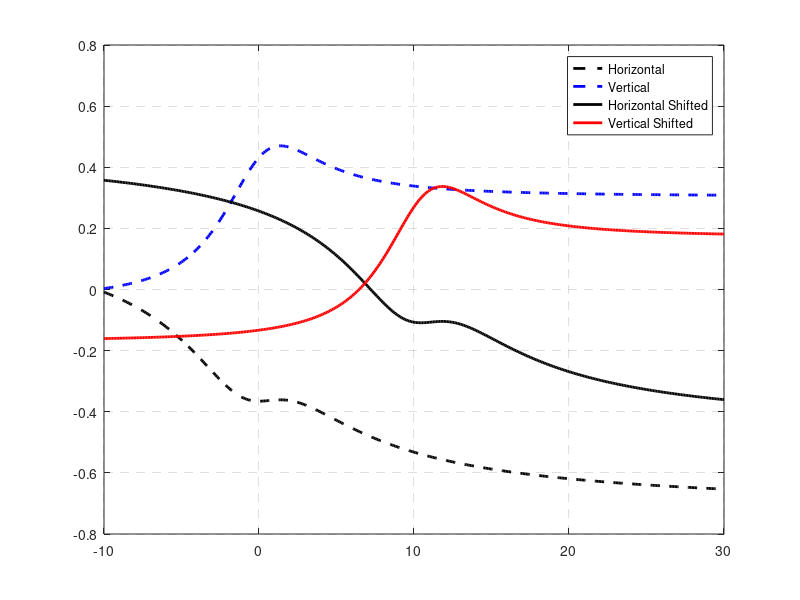
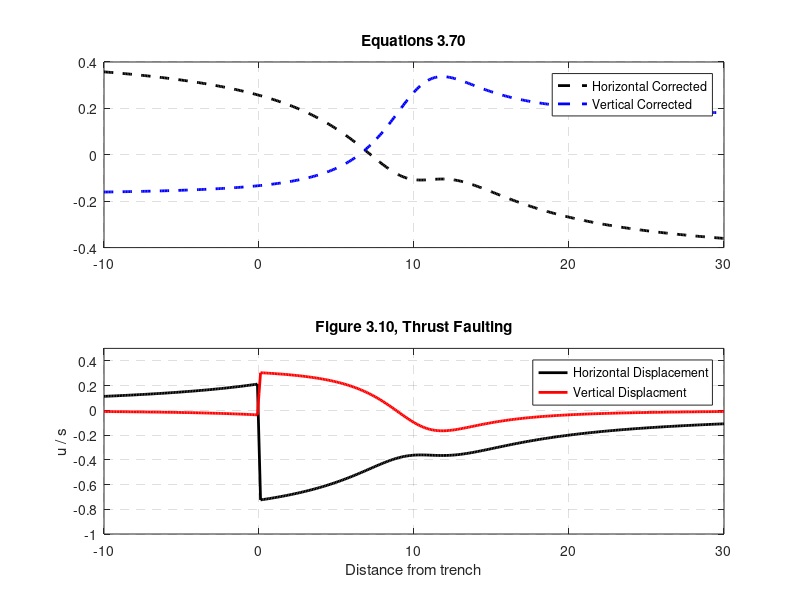

MATLAB code for these plots, in order:
% Earthquake and Volcano Deformation, Paul Segall (2010)
% Chapter 3, pg.67-68
% Dip-Slip Faults
% This code recreates Figure 3.10, the displacements associated with thrust
% faulting
clear; clf; close all
s = -2;
dip = 20;
d = 3.8;
x = (-10:0.1:30);

dip = deg2rad(dip);
zeta = (x - cot(dip)*d)/d;

u1_rigid = s/pi*(cos(dip)*(atan2(x,d) - dip + pi/2) - x.*(d*cos(dip) + x*sin(dip))./(x.^2 + d^2));
u2_rigid = -s/pi*(sin(dip)*(atan2(x,d) - dip + pi/2) + d.*(d*cos(dip) + x*sin(dip))./(x.^2 + d^2));

u1 = s/pi*(cos(dip)*atan2(x - d*cot(dip), d) + (sin(dip) - zeta*cos(dip))./(1 + zeta.^2));
u2 = -s/pi*(sin(dip)*atan2(x - d*cot(dip), d) + (cos(dip) + zeta*sin(dip))./(1 + zeta.^2));

figure(1)
plot(x,u1_rigid/abs(s),'--k','LineWidth',2); hold on
plot(x,u2_rigid/abs(s),'--b','LineWidth',2); 
plot(x,u1/abs(s),'-k','LineWidth',2);
plot(x,u2/abs(s),'-r','LineWidth',2);hold off
legend('Horizontal', 'Vertical', 'Horizontal Shifted','Vertical Shifted','Location', 'best')
grid on
set(gca,'GridLineStyle','--')

u1_s = -s/pi*(cos(dip)*(atan2(x - d*cot(dip),d) - pi/2*sign(x)) + (sin(dip) - zeta*cos(dip))./(1 + zeta.^2));
u2_s = s/pi*(sin(dip)*(atan2(x - d*cot(dip),d) - pi/2*sign(x)) + (cos(dip) + zeta*sin(dip))./(1 + zeta.^2));

figure(2)
subplot(2,1,1)
plot(x,u1/abs(s),'--k','LineWidth',2); hold on
plot(x,u2/abs(s),'--b','LineWidth',2); hold off
title('Equations 3.70')
legend('Horizontal Corrected', 'Vertical Corrected','Location','best')
grid on
set(gca,'GridLineStyle','--')
subplot(2,1,2)
plot(x,u1_s/abs(s),'-k','LineWidth',2); hold on
plot(x,u2_s/abs(s),'-r','LineWidth',2);hold off
legend('Horizontal Displacement','Vertical Displacment','Location', 'best')
title('Figure 3.10, Thrust Faulting')
xlabel('Distance from trench')
ylabel('u / s')
grid on
set(gca,'YLim',[-1,0.5])
set(gca,'GridLineStyle','--')